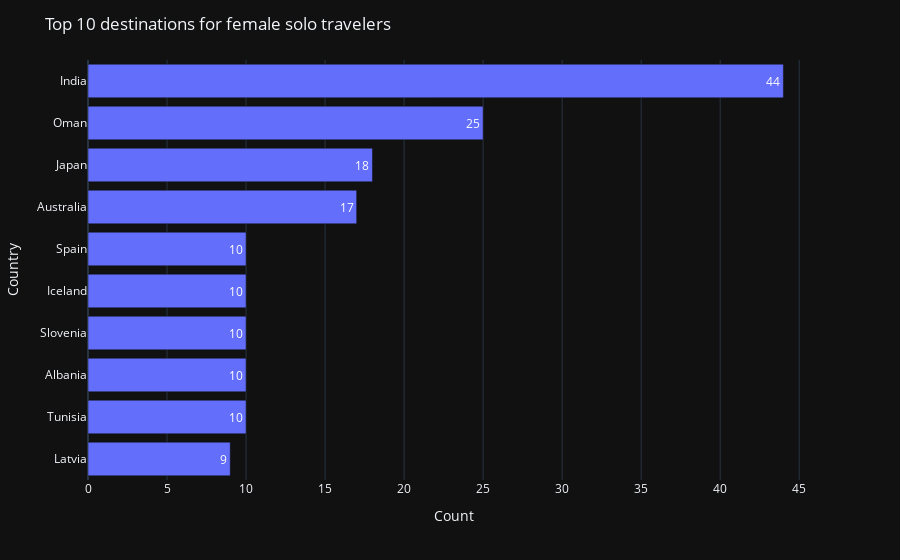

The notebook cell saved with this chart:
### Code cell
# top 10 destinations for solo travelers
top_10_f=female_map_des.sort_values(by='count_country', ascending=False)[:10]
top_10_f.reset_index()

fig = px.bar(
    top_10_f,
    x="count_country",
    y="Des",
    labels={"count_country": "Count", "Des": "Country "},text_auto=True,
    orientation='h',
    template="plotly_dark"
).update_yaxes(
    categoryorder="total ascending",
)

fig.update_layout(
    title="Top 10 destinations for female solo travelers",
    
)
fig

### Figure 1 — Plotly figure (JSON) as saved in the notebook; plotly's stock layout.template omitted (floating-point values rounded to 4 significant figures)
{"data": [{"alignmentgroup": "True", "hovertemplate": "Count=%{x}<br>Country =%{y}<extra></extra>", "legendgroup": "", "marker": {"color": "#636efa", "pattern": {"shape": ""}}, "name": "", "offsetgroup": "", "orientation": "h", "showlegend": false, "textposition": "auto", "texttemplate": "%{x}", "type": "bar", "x": [44, 25, 18, 17, 10, 10, 10, 10, 10, 9], "xaxis": "x", "y": ["India", "Oman", "Japan", "Australia", "Tunisia", "Albania", "Slovenia", "Iceland", "Spain", "Latvia"], "yaxis": "y"}], "layout": {"autosize": true, "barmode": "relative", "legend": {"tracegroupgap": 0}, "margin": {"t": 60}, "title": {"text": "Top 10 destinations for female solo travelers"}, "xaxis": {"anchor": "y", "autorange": true, "domain": [0, 1], "range": [0, 46.32], "title": {"text": "Count"}, "type": "linear"}, "yaxis": {"anchor": "x", "autorange": true, "categoryorder": "total ascending", "domain": [0, 1], "range": [-0.5, 9.5], "title": {"text": "Country "}, "type": "category"}}}
